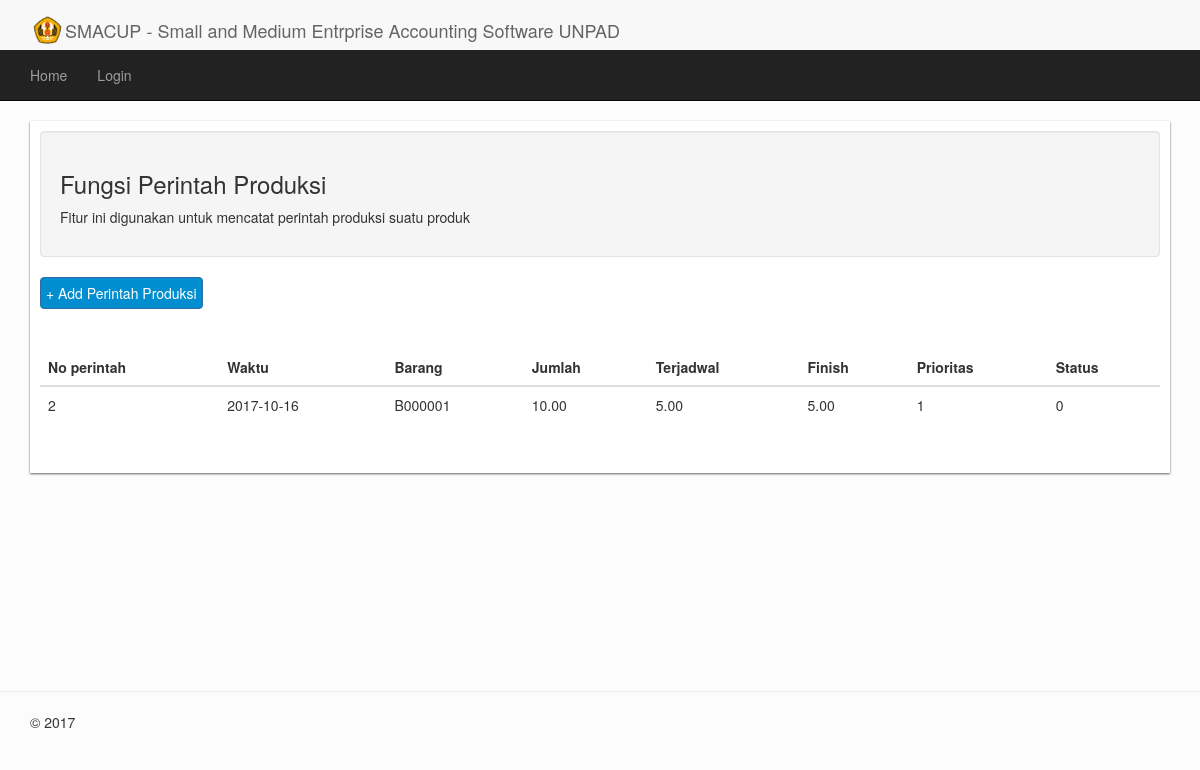
The app's page /index.php/produksi/perintah with its own data.
### tables this page shows
CREATE TABLE `perintah_prod` (
  `idorder` int(11) NOT NULL,
  `tanggal` date NOT NULL,
  `idbarang` varchar(20) NOT NULL,
  `jumlah` decimal(20,2) NOT NULL,
  `status` int(11) NOT NULL,
  `prioritas` int(11) NOT NULL
);

### application/controllers/Produksi.php (called while the page is built, shortened)
<?php
class Produksi extends CI_Controller {
	public function __construct(){
			$this->load->helper('url');
    }
	public function perintah(){
		$this->load->model('m_Navigasi');
		$this->load->model('m_Rnd');
		$this->load->model('m_Perintah');
		$data['perintah']=$this->m_Perintah->get_perintah();
		$data['barang']=$this->m_Rnd->get_barang();
		$data['hal']="produksi/perintah";
		$data['nav']=$this->m_Navigasi->utama();
		$this->load->view("tempelate/ghancool",$data);
	}
}
?>

### index.php (called while the page is built, shortened)
<?php
require_once BASEPATH.'core/CodeIgniter.php';

### application/models/M_Perintah.php (called while the page is built, shortened)
<?php
class m_perintah extends CI_Model {
	public function get_perintah(){
		return $this->db->get("perintah_prod")->result();
	}
	public function get_terjadwal($kode){
		return $this->db->select_sum("jumlah")->where("idorder",$kode)->get("penjadwalan")->row()->jumlah;
	}
	public function get_finish($kode){
		return $this->db->select_sum("jumlah")->where("status >",1)->where("idorder",$kode)->get("penjadwalan")->row()->jumlah;
	}
}
?>

### application/views/produksi/perintah.php (the view, shortened to what this page needs)
<div class="dokumen">
<div class="well ">
	<h3>Fungsi Perintah Produksi</h3>
	<p>Fitur ini digunakan untuk mencatat perintah produksi suatu produk</p>
</div>
	<div class="row">
		<div class="col-sm-3 col-xs-3">
			<button style="font-size:14px;padding:5px 5px;" type="button" class="btn btn-primary" data-toggle="modal" data-target="#createperintah">+ Add Perintah Produksi</button>
		</div>
	</div>
<br><br>
<table class='table' id="ajaxtable">
	<thead>
		<tr>
			<th>No perintah</th>
			<th>Waktu</th>
			<th>Barang</th>
			<th>Jumlah</th>
			<th>Terjadwal</th>
			<th>Finish</th>
			<th>Prioritas</th>
			<th>Status</th>
		</tr>
	</thead>
	<tobdy>
<?php
	foreach($perintah as $p){
		echo "<tr>";
			echo "<td>$p->idorder</td>";
			echo "<td>$p->tanggal</td>";
			echo "<td>$p->idbarang</td>";
			echo "<td>$p->jumlah</td>";
			echo "<td>".$this->m_Perintah->get_terjadwal($p->idorder)."</td>";
			echo "<td>".$this->m_Perintah->get_finish($p->idorder)."</td>";
			echo "<td>$p->prioritas</td>";
			echo "<td>$p->status</td>";
		echo "</tr>";
	}
?>
</table>
</div>

### assets/css/smacc.css (style rules this page uses)
body { background-color: rgb(252,252,252); }
.btn-primary { background:rgb(0,142,208); }
.dokumen { background:white;padding:10px;box-shadow:0px 1px 2px rgb(100,100,100);padding-bottom:30px; }

### records on screen
perintah_prod: idorder "2", tanggal "2017-10-16", idbarang "B000001", jumlah "10.00", idorder "5.00", prioritas "1", status "0"
